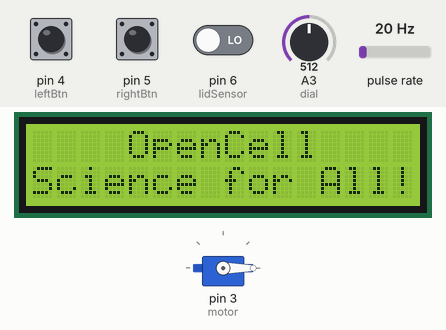
Simulated run of this sketch. Board: Arduino Uno, built with avr-gcc and run on an emulated ATmega328P. Parts: 16×2 character LCD, servo. Wiring (inferred from the names in the program): pulse sensor: data pin 2. The test bench sets the inputs (shaded band); at power-on: pin 5 (rightBtn) HIGH, pin 4 (leftBtn) HIGH, pin 6 (lidSensor) LOW, A3 (dial) = 512, pulse rate 20 Hz. What the sketch prints to the serial monitor is not drawn.

Above: at 2.2 s.
2.3 s: pin 5 (rightBtn) pulled LOW for 3.2 s
At 6.2 s:
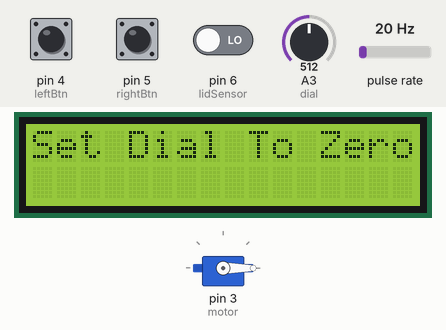
8.5 s: pin 4 (leftBtn) pulled LOW for 0.15 s
At 8.8 s:
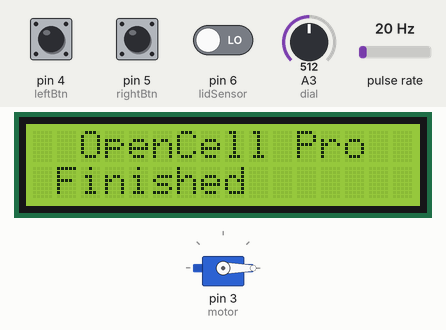
11.6 s: pin 5 (rightBtn) pulled LOW for 0.15 s
At 13.5 s:
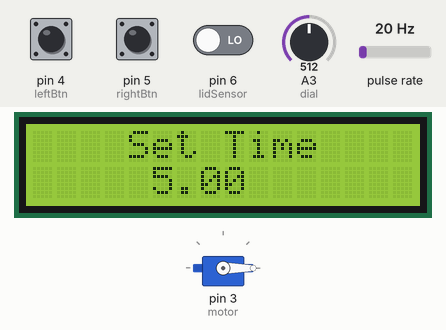
14.1 s: pin 5 (rightBtn) pulled LOW for 1 s
At 16.2 s:
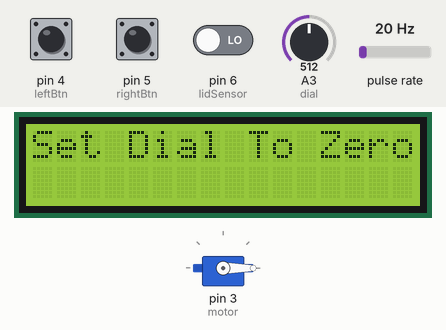
18.1 s: pin 6 (lidSensor) driven HIGH
At 22.2 s:
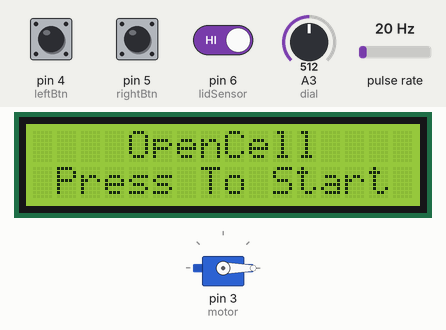
Timing chart, 0 to 23.7 s (numbered marks = the images above; inputs shaded):
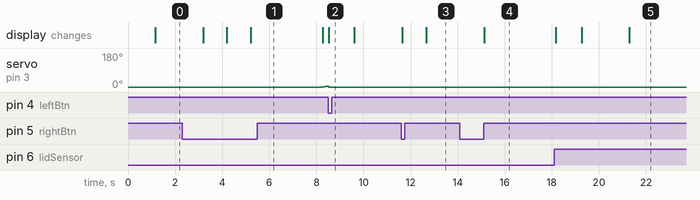

Measured:
- after the input at 2.3 s, servo on pin 3 (motor): 0° → 1° after 6.0 s, → 3° 0.07 s later, → 4° 0.13 s later; the display: first changes after 0.90 s (image 1 shows a later state)
- after the input at 8.5 s, the display: changes at once (image 2)
- after the input at 11.6 s, the display: first changes after 0.05 s (image 3 shows a later state)
- after the input at 14.1 s, the display: changes after 1.0 s (image 4)
- after the input at 18.1 s, servo on pin 3 (motor): stays 0° (without the input it goes to 1° after 0.09 s); the display: first changes after 0.08 s (image 5 shows a later state)

The sketch:

OpenCell_No_PID.ino
```cpp
//OPENCELL NO PID CODE
//BhamlaLab - Georgia Institute of Technology
//Aryan Gupta
//USING CODE ADAPTED FROM https://www.youtube.com/watch?v=u2uJMJWsfsg
/*
  This verion of the code is reccomended for beginner programmers. The run speed must be set manually during operation.
  For those with experience Tuning PID's, see the PID Verison of this Code
*/

#include <Servo.h>
#include <Wire.h>
#include <LiquidCrystal_I2C.h>
#define rightBtn 5
#define leftBtn 4
#define dial A3
#define tach 2
#define motor 3
#define lidSensor 6

LiquidCrystal_I2C lcd(0x27, 16, 2);
Servo esc;
int potValue;
unsigned long lastTime_print = 0;
float rateLimiter = 0.05;


const byte PulsesPerRevolution = 2;  // Set how many pulses there are on each revolution. Default: 2.
const unsigned long ZeroTimeout = 200000;
const byte numReadings = 2;

volatile unsigned long LastTimeWeMeasured;
volatile unsigned long PeriodBetweenPulses = ZeroTimeout + 1000;
volatile unsigned long PeriodAverage = ZeroTimeout + 1000;
unsigned long FrequencyRaw;
unsigned long FrequencyReal;
unsigned long RPM;
unsigned int PulseCounter = 1;

unsigned long PeriodSum;
unsigned long LastTimeCycleMeasure = LastTimeWeMeasured;

unsigned long CurrentMicros = micros();

unsigned int AmountOfReadings = 1;

unsigned int ZeroDebouncingExtra;


unsigned long readings[numReadings];
unsigned long readIndex;
unsigned long total;
unsigned long average;


void setup()  // Start of setup:
{
  pinMode(rightBtn, INPUT_PULLUP);
  pinMode(leftBtn, INPUT_PULLUP);
  pinMode(dial, INPUT);
  Serial.begin(9600);
  attachInterrupt(digitalPinToInterrupt(tach), Pulse_Event, FALLING);

  lcd.begin();
  lcd.backlight();
  lcd.clear();
  esc.attach(motor, 1000, 2000);
  esc.writeMicroseconds(1000);
  delay(1000);

}  // End of setup.


void loop()  // Start of loop:
{
  homogenize();
}


void updateLCD(int power, int timeLeft) {
  if ((millis() - lastTime_print) >= 500) {
    int pwr = map(power, 1000, 2000, 0, 100);
    lastTime_print = millis();
    lcd.clear();
    lcd.setCursor(0, 0);
    lcd.print("Time: ");
    lcd.setCursor(10, 0);
    lcd.print(timeLeft);
    lcd.setCursor(0, 1);
    lcd.print("RPM:");
    lcd.print(average);
    lcd.setCursor(9, 1);
    lcd.print("P:");
    lcd.print(power);
    Serial.print("Period: ");
    Serial.print(PeriodBetweenPulses);
    Serial.print("\tReadings: ");
    Serial.print(AmountOfReadings);
    Serial.print("\tFrequency: ");
    Serial.print(FrequencyReal);
    Serial.print("\tRPM: ");
    Serial.print(RPM);
    Serial.print("\tTachometer: ");
    Serial.println(average);

  }
}

int initializeOpenCell() {
  lcd.clear();
  lcd.setCursor(4, 0);
  lcd.print("OpenCell");
  lcd.setCursor(0, 1);
  lcd.print("Science for All!");
  delay(2000);
}

int startScreen() {
  lcd.clear();
  lcd.setCursor(4, 0);
  lcd.print("OpenCell");
  lcd.setCursor(1, 1);
  lcd.print("Press To Start");
}

int setTime() {
  lcd.clear();
  lcd.setCursor(4, 0);
  lcd.print("Set Time");
  lcd.setCursor(1, 1);
}

int setSpeed() {
  lcd.clear();
  lcd.setCursor(4, 0);
  lcd.print("Set Speed");
  lcd.setCursor(1, 1);
}


int runHomogenizer(float duration) {
  lcd.clear();
  lcd.setCursor(0,0);
  lcd.print("Set Dial To Zero");
  delay(3000);
  float msTime = duration * 1000 * 60;
  long startTime = millis();
  long endTime = startTime + msTime;
  int timeElapsed = 0;
  int printTime = 0;
  float outputValue = 0;
  float lastOutput = 1000;


  while (millis() < endTime) {
    potValue = analogRead(A3);
    outputValue = map(potValue, 0, 1023, 1000, 2000);
    if(outputValue > lastOutput + rateLimiter){
      outputValue = lastOutput + rateLimiter;
    }
    else if(outputValue < lastOutput - rateLimiter){
      outputValue = lastOutput - rateLimiter;
    }
    lastOutput = outputValue;

    if((digitalRead(rightBtn) == 0) || (digitalRead(leftBtn) == 0)){
      esc.writeMicroseconds(0);
      endTime = 0;
    }
    if(digitalRead(lidSensor) < 1) {
      esc.writeMicroseconds(outputValue);
    }
    else{
       esc.writeMicroseconds(0);
       endTime = 0;
    }


    printTime = (endTime - millis()) / 1000;
    updateLCD(outputValue, printTime);
    checkSpeed();
    //delay(20);
  }
  esc.writeMicroseconds(0);
  lcd.clear();
  lcd.setCursor(2, 0);
  lcd.print("OpenCell Pro");
  lcd.setCursor(1, 1);
  lcd.print("Finished");
  delay(1000);
}


int homogenize() {
  int  pwmOut = 0;
  bool timeSet = false;
  bool speedSet = false;
  float runTime;
  float runSpeed;

  lcd.begin();
  lcd.backlight();
  lcd.setCursor(1, 0);
  initializeOpenCell();
  startScreen();
  //SET RUN TIME
  while (digitalRead(rightBtn) == 1) {}
  setTime();
  delay(1000);
  while (timeSet == false) {
    potValue = analogRead(A3);
    potValue = map(potValue,0,1023, 0, 80);
    float timer = potValue / 8.00;
    lcd.setCursor(5, 1);
    lcd.print(timer);
    if (digitalRead(rightBtn) == 0) {
      runTime = timer;
      timeSet = true;
    }
  }
  delay(1000);

  //RUN HOMOGENIZER
  runHomogenizer(runTime);
}

void checkSpeed() {
  LastTimeCycleMeasure = LastTimeWeMeasured;
  CurrentMicros = micros();
  if (CurrentMicros < LastTimeCycleMeasure)
  {
    LastTimeCycleMeasure = CurrentMicros;
  }

  FrequencyRaw = 10000000000 / PeriodAverage;

  if (PeriodBetweenPulses > ZeroTimeout - ZeroDebouncingExtra || CurrentMicros - LastTimeCycleMeasure > ZeroTimeout - ZeroDebouncingExtra)
  {
    FrequencyRaw = 0;
    ZeroDebouncingExtra = 2000;
  }
  else
  {
    ZeroDebouncingExtra = 0;
  }

  FrequencyReal = FrequencyRaw / 10000;
  RPM = FrequencyRaw / PulsesPerRevolution * 60;
  RPM = RPM / 10000;


  total = total - readings[readIndex];
  readings[readIndex] = RPM;
  total = total + readings[readIndex];
  readIndex = readIndex + 1;

  if (readIndex >= numReadings) readIndex = 0;

  // Calculate the average:
  average = total / numReadings;

}


void Pulse_Event()  // The interrupt runs this to calculate the period between pulses:
{
  PeriodBetweenPulses = micros() - LastTimeWeMeasured;
  LastTimeWeMeasured = micros();

  if (PulseCounter >= AmountOfReadings)
  {
    PeriodAverage = PeriodSum / AmountOfReadings;
    PulseCounter = 1;
    PeriodSum = PeriodBetweenPulses;

    int RemapedAmountOfReadings = map(PeriodBetweenPulses, 40000, 5000, 1, 10);
    RemapedAmountOfReadings = constrain(RemapedAmountOfReadings, 1, 10);
    AmountOfReadings = RemapedAmountOfReadings;
  }
  else
  {
    PulseCounter++;
    PeriodSum = PeriodSum + PeriodBetweenPulses;
  }

}
```
